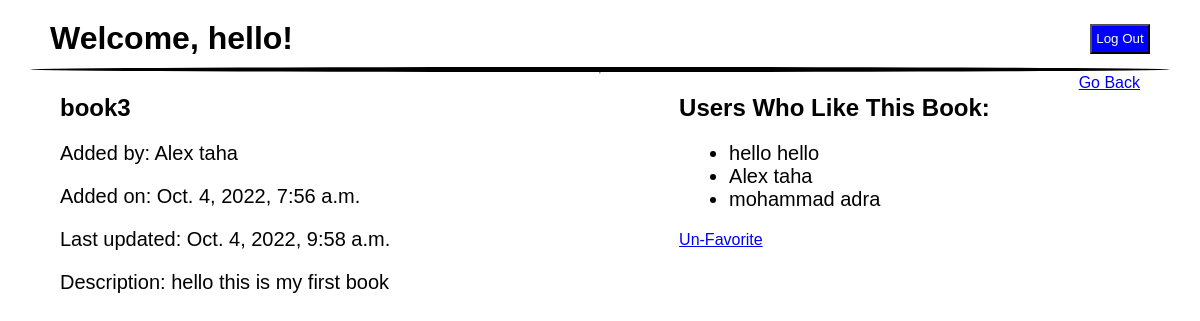
Page /books/2 (signed in) on the committed database.
### app_one/models.py (models this page shows)
class User(models.Model):
    first_name = models.CharField(max_length=45)
    last_name = models.CharField(max_length=45)
    email = models.CharField(max_length=45)
    password = models.CharField(max_length=255)
    created_at = models.DateTimeField(auto_now_add=True)
    updated_at = models.DateTimeField(auto_now=True)
    objects = UserManager()

class Book(models.Model):
    title = models.CharField(max_length=255)
    description = models.TextField(default="")
    uploaded_by = models.ForeignKey(User, related_name='uploaded_by',on_delete = models.CASCADE,default="")
    users_who_like = models.ManyToManyField(User, related_name="liked_books")
    created_at = models.DateTimeField(auto_now_add=True)
    updated_at = models.DateTimeField(auto_now=True)
    objects = BookManager()

### app_one/views.py (the view)
# urls.py: path('books/<int:book_id>',views.book_details),
def book_details(request, book_id):
    context = {
        'userid' : User.objects.get(id=request.session['id']),
        'details' : Book.objects.get(id=book_id),
        'my_faves': Book.objects.filter(users_who_like=request.session['id'])
    }
    return render (request, 'details.html', context)

### app_one/templates/details.html (shortened to what this page needs)
<!DOCTYPE html>
<html lang="en">
<head>
</head>
<body>
    <div class="header">
        <h1>Welcome, {{userid.first_name}}!</h1>
        <button><a href="/logout">Log Out</a></button>
    </div>
    <div class="line"></div>
    <hr>
    <div class="wrapper">
        <div class="book_details">
                {% if userid.id != details.uploaded_by.id %}
                    <h2>{{details.title}}</h2>
                    <p>Added by: {{details.uploaded_by.first_name}} {{details.uploaded_by.last_name}}</p>
                    <p>Added on: {{details.created_at}}</p>
                    <p>Last updated: {{details.updated_at}}</p>
                    <p>Description: {{details.description}}</p>
                {% endif %}
        </div>
        <div class="likes">
            <h2>Users Who Like This Book:</h2>
            <ul>
            {%for detail in details.users_who_like.all%}
                <li>{{detail.first_name}} {{detail.last_name}}</li>
            {%empty%}
                <p>No users have made this book a favorite yet!</p>
            {%endfor%}
            </ul>
            {%if userid not in details.users_who_like.all%}
                        <p><a href="/books/{{details.id}}/favorite">Add to favorites</a></p>
                    {%elif userid in details.users_who_like.all%}
                        <a href="/books/{{details.id}}/unfavorite">Un-Favorite</a>
            {%endif%}
        </div>
        <a href="/books" id = "go_back">Go Back</a>
    </div>
</body>
</html>

### app_one/templates/details.html (style rules this page uses)
* { padding: 0; margin: 0; font-family: Arial, Helvetica, sans-serif; }
body { display: flex; flex-direction: column; align-items: center; }
.header { display: flex; justify-content: space-between; align-items: center; width: 100%; margin-top: 20px; }
h1 { margin-left: 50px; }
.header button { background-color: blue; cursor: pointer; width: 60px; height: 30px; margin-right: 50px; }
.header a { color: white; text-decoration: none; }
.line { background-color: black; width: 95%; height: 5px; border-radius: 50%; margin-top: 10px; }
.wrapper { display: flex; justify-content: space-between; width: 90%; }
.book_details { display: flex; flex-direction: column; gap: 20px; }
.book_details h2 { margin-top: 20px; }
p { font-size: 20px; }
.likes ul { font-size: 20px; margin-left: 50px; }
.likes { display: flex; flex-direction: column; gap: 20px; margin-left: 200px; margin-top: 20px; }

### rows in the picture
User: first_name "hello", last_name "hello"
Book: title "book3", uploaded_by.first_name "Alex", uploaded_by.last_name "taha", created_at "Oct. 4, 2022, 7:56 a.m.", updated_at "Oct. 4, 2022, 9:58 a.m.", description "hello this is my first book"
User: first_name "Alex", last_name "taha"
User: first_name "mohammad", last_name "adra"
